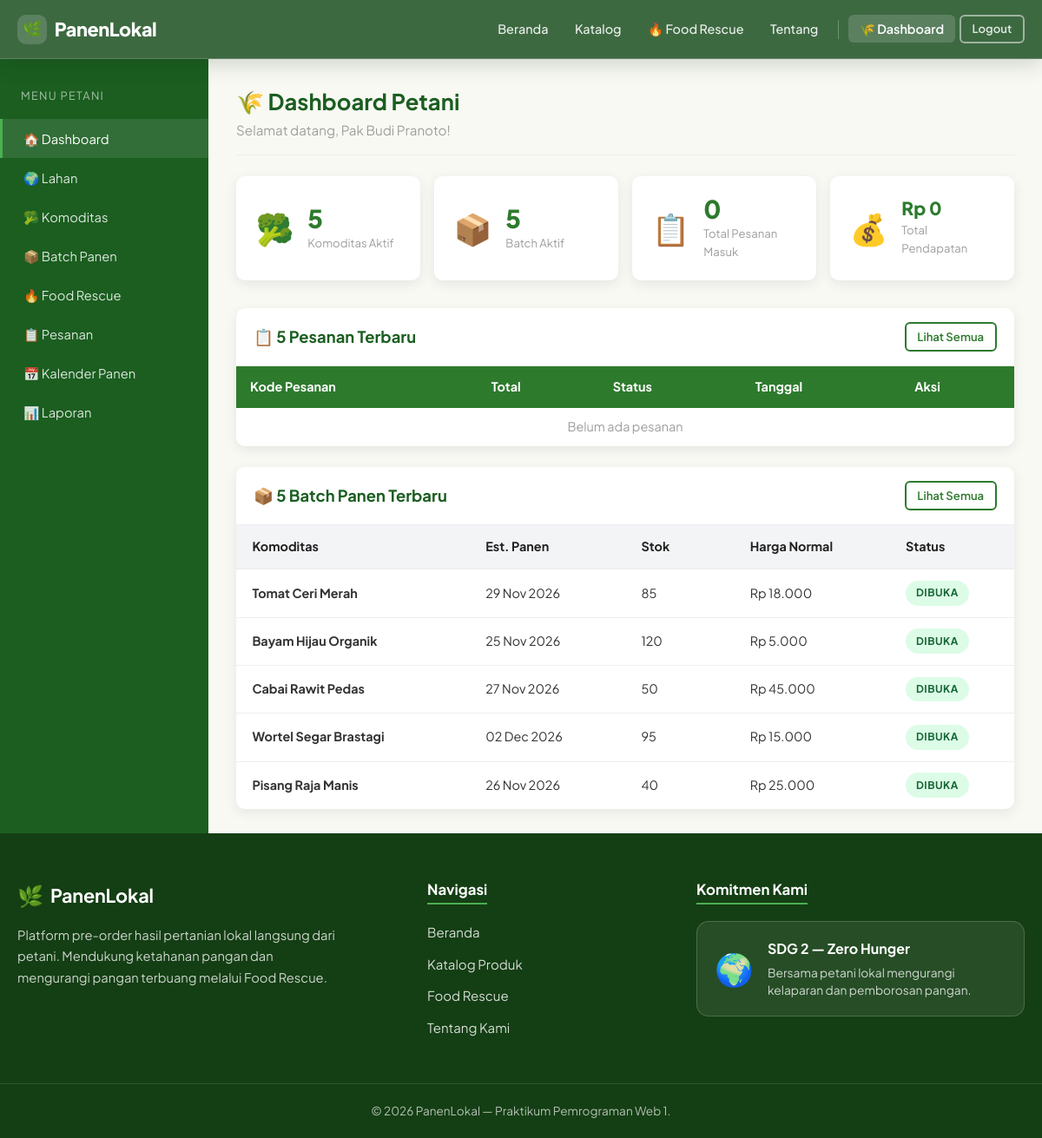
Screenshot of /petani/index.php (signed in) with the database file from the repository.
### tables this page shows
CREATE TABLE IF NOT EXISTS harvest_batches (
    id BIGINT UNSIGNED AUTO_INCREMENT PRIMARY KEY,
    commodity_id BIGINT UNSIGNED NOT NULL,
    land_id BIGINT UNSIGNED NULL,
    tanggal_estimasi_panen DATE NOT NULL,
    estimasi_jumlah DECIMAL(10,2) NOT NULL,
    stok_tersedia DECIMAL(10,2) NOT NULL,
    harga_normal DECIMAL(12,2) NOT NULL,
    rescue_aktif TINYINT(1) NOT NULL DEFAULT 0,
    harga_rescue DECIMAL(12,2) NULL,
    batas_rescue DATETIME NULL,
    status_batch ENUM('dibuka','siap_panen','habis','ditutup','dibatalkan') NOT NULL DEFAULT 'dibuka',
    created_at TIMESTAMP NOT NULL DEFAULT CURRENT_TIMESTAMP,
    updated_at TIMESTAMP NOT NULL DEFAULT CURRENT_TIMESTAMP ON UPDATE CURRENT_TIMESTAMP,
    INDEX idx_batches_commodity (commodity_id),
    INDEX idx_batches_land (land_id),
    INDEX idx_batches_status_date (status_batch, tanggal_estimasi_panen),
    INDEX idx_batches_rescue (rescue_aktif, batas_rescue),
    CONSTRAINT fk_batches_commodity FOREIGN KEY (commodity_id) REFERENCES commodities(id) ON UPDATE CASCADE ON DELETE RESTRICT,
    CONSTRAINT fk_batches_land FOREIGN KEY (land_id) REFERENCES lands(id) ON UPDATE CASCADE ON DELETE SET NULL
);

CREATE TABLE IF NOT EXISTS commodities (
    id BIGINT UNSIGNED AUTO_INCREMENT PRIMARY KEY,
    farmer_id BIGINT UNSIGNED NOT NULL,
    nama VARCHAR(120) NOT NULL,
    kategori VARCHAR(60) NOT NULL,
    deskripsi TEXT NULL,
    satuan VARCHAR(20) NOT NULL DEFAULT 'kg',
    gambar VARCHAR(255) NULL,
    status_komoditas ENUM('aktif','nonaktif') NOT NULL DEFAULT 'aktif',
    created_at TIMESTAMP NOT NULL DEFAULT CURRENT_TIMESTAMP,
    updated_at TIMESTAMP NOT NULL DEFAULT CURRENT_TIMESTAMP ON UPDATE CURRENT_TIMESTAMP,
    INDEX idx_commodities_farmer (farmer_id),
    INDEX idx_commodities_status (status_komoditas),
    CONSTRAINT fk_commodities_farmer FOREIGN KEY (farmer_id) REFERENCES farmer_profiles(id) ON UPDATE CASCADE ON DELETE RESTRICT
);

### includes/functions.php (called while the page is built, shortened)
<?php
function format_rupiah($angka) {
    return 'Rp ' . number_format((float)$angka, 0, ',', '.');
}
function sanitize($str) {
    return htmlspecialchars((string)$str, ENT_QUOTES, 'UTF-8');
}
function format_tanggal($tanggal, $format = 'd M Y') {
    return date($format, strtotime($tanggal));
}
function get_farmer_profile($conn, $user_id) {
    $stmt = $conn->prepare("SELECT id, nama_usaha, status_verifikasi FROM farmer_profiles WHERE user_id = ?");
    $stmt->bind_param("i", $user_id);
    $stmt->execute();
    $fp = $stmt->get_result()->fetch_assoc();
    return $fp ?: ['id' => 0, 'nama_usaha' => '', 'status_verifikasi' => 'menunggu'];
}
?>

### petani/index.php (the view, shortened to what this page needs)
<?php
require_once __DIR__ . '/../config/koneksi.php';
require_once __DIR__ . '/../includes/functions.php';
$fp = get_farmer_profile($conn, $_SESSION['user_id']);
$farmer_id = $fp['id'];
$stmt = $conn->prepare("SELECT COUNT(*) as total FROM commodities WHERE farmer_id = ? AND status_komoditas = 'aktif'");
$stmt->bind_param("i", $farmer_id);
$stmt->execute();
$total_komoditas = $stmt->get_result()->fetch_assoc()['total'] ?? 0;
$stmt = $conn->prepare("SELECT COUNT(*) as total FROM harvest_batches hb JOIN commodities c ON hb.commodity_id = c.id WHERE c.farmer_id = ? AND hb.status_batch = 'dibuka'");
$stmt->bind_param("i", $farmer_id);
$stmt->execute();
$total_batch = $stmt->get_result()->fetch_assoc()['total'] ?? 0;
$stmt = $conn->prepare("
    SELECT COUNT(DISTINCT o.id) as total
    FROM orders o
    JOIN order_items oi ON oi.order_id = o.id
    JOIN harvest_batches hb ON oi.batch_id = hb.id
    JOIN commodities c ON hb.commodity_id = c.id
    WHERE c.farmer_id = ? AND o.status != 'dibatalkan'
");
$stmt->bind_param("i", $farmer_id);
$stmt->execute();
$total_pesanan = $stmt->get_result()->fetch_assoc()['total'] ?? 0;
$stmt = $conn->prepare("
    SELECT COALESCE(SUM(oi.quantity * oi.harga_satuan), 0) as total
    FROM orders o
    JOIN order_items oi ON oi.order_id = o.id
    JOIN harvest_batches hb ON oi.batch_id = hb.id
    JOIN commodities c ON hb.commodity_id = c.id
    WHERE c.farmer_id = ? AND o.status = 'selesai'
");
$stmt->bind_param("i", $farmer_id);
$stmt->execute();
$total_pendapatan = $stmt->get_result()->fetch_assoc()['total'] ?? 0;
$stmt = $conn->prepare("
    SELECT o.kode_pesanan, o.total_amount, o.status, o.tanggal_pesanan, o.id
    FROM orders o
    JOIN order_items oi ON oi.order_id = o.id
    JOIN harvest_batches hb ON oi.batch_id = hb.id
    JOIN commodities c ON hb.commodity_id = c.id
    WHERE c.farmer_id = ?
    GROUP BY o.id, o.kode_pesanan, o.total_amount, o.status, o.tanggal_pesanan
    ORDER BY o.tanggal_pesanan DESC
    LIMIT 5
");
$stmt->bind_param("i", $farmer_id);
$stmt->execute();
$pesanan_terbaru = $stmt->get_result()->fetch_all(MYSQLI_ASSOC);
$stmt = $conn->prepare("
    SELECT hb.id, c.nama AS komoditas, hb.tanggal_estimasi_panen, hb.stok_tersedia, hb.harga_normal, hb.status_batch
    FROM harvest_batches hb
    JOIN commodities c ON hb.commodity_id = c.id
    WHERE c.farmer_id = ?
    ORDER BY hb.created_at DESC
    LIMIT 5
");
$stmt->bind_param("i", $farmer_id);
$stmt->execute();
$batch_terbaru = $stmt->get_result()->fetch_all(MYSQLI_ASSOC);
require_once __DIR__ . '/../includes/header.php';
require_once __DIR__ . '/../includes/navbar.php';
?>
<div class="dashboard-layout">
  <aside class="sidebar">
    <div class="sidebar-title">Menu Petani</div>
    <ul class="sidebar-menu">
      <li><a href="<?= BASE_URL ?>/petani/index.php" class="active">🏠 Dashboard</a></li>
      <li><a href="<?= BASE_URL ?>/petani/lahan.php">🌍 Lahan</a></li>
      <li><a href="<?= BASE_URL ?>/petani/komoditas.php">🥦 Komoditas</a></li>
      <li><a href="<?= BASE_URL ?>/petani/batch_panen.php">📦 Batch Panen</a></li>
      <li><a href="<?= BASE_URL ?>/petani/kelola_rescue.php">🔥 Food Rescue</a></li>
      <li><a href="<?= BASE_URL ?>/petani/pesanan.php">📋 Pesanan</a></li>
      <li><a href="<?= BASE_URL ?>/petani/kalender_panen.php">📅 Kalender Panen</a></li>
      <li><a href="<?= BASE_URL ?>/petani/laporan.php">📊 Laporan</a></li>
    </ul>
  </aside>
  <main class="dashboard-main">
    <div class="dashboard-header">
      <h1 class="page-title">🌾 Dashboard Petani</h1>
      <p class="page-subtitle">Selamat datang, <?= sanitize($_SESSION['nama'] ?? 'Petani') ?>!</p>
    </div>
    <div class="stats-grid stat-cards">
      <div class="stat-card">
        <div class="stat-icon">🥦</div>
        <div class="stat-info">
          <div class="stat-value"><?= sanitize($total_komoditas) ?></div>
          <div class="stat-label">Komoditas Aktif</div>
        </div>
      </div>
      <div class="stat-card">
        <div class="stat-icon">📦</div>
        <div class="stat-info">
          <div class="stat-value"><?= sanitize($total_batch) ?></div>
          <div class="stat-label">Batch Aktif</div>
        </div>
      </div>
      <div class="stat-card">
        <div class="stat-icon">📋</div>
        <div class="stat-info">
          <div class="stat-value"><?= sanitize($total_pesanan) ?></div>
          <div class="stat-label">Total Pesanan Masuk</div>
        </div>
      </div>
      <div class="stat-card">
        <div class="stat-icon">💰</div>
        <div class="stat-info">
          <div class="stat-value" style="font-size:1.3rem;"><?= format_rupiah($total_pendapatan) ?></div>
          <div class="stat-label">Total Pendapatan</div>
        </div>
      </div>
    </div>
    <div class="dashboard-tables">
      <section class="table-card table-section">
        <div class="section-header">
          <h2>📋 5 Pesanan Terbaru</h2>
          <a href="<?= BASE_URL ?>/petani/pesanan.php" class="btn btn-sm btn-outline-primary">Lihat Semua</a>
        </div>
        <div class="table-responsive">
          <table class="data-table">
            <thead>
              <tr>
                <th>Kode Pesanan</th>
                <th>Total</th>
                <th>Status</th>
                <th>Tanggal</th>
                <th>Aksi</th>
              </tr>
            </thead>
            <tbody>
              <?php if (empty($pesanan_terbaru)): ?>
              <tr><td colspan="5" class="text-center text-muted">Belum ada pesanan</td></tr>
              <?php endif; ?>
            </tbody>
          </table>
        </div>
      </section>
      <section class="table-card table-section">
        <div class="section-header">
          <h2>📦 5 Batch Panen Terbaru</h2>
          <a href="<?= BASE_URL ?>/petani/batch_panen.php" class="btn btn-sm btn-outline-primary">Lihat Semua</a>
        </div>
        <div class="table-responsive">
          <table class="data-table batch-summary-table">
            <thead>
              <tr>
                <th>Komoditas</th>
                <th>Est. Panen</th>
                <th>Stok</th>
                <th>Harga Normal</th>
                <th>Status</th>
              </tr>
            </thead>
            <tbody>
              <?php if (empty($batch_terbaru)): ?>
              <tr><td colspan="5" class="text-center text-muted">Belum ada batch panen</td></tr>
              <?php else: ?>
              <?php
              $batch_badge_map = [
                  'dibuka'     => 'badge-batch-dibuka',
                  'siap_panen' => 'badge-info',
                  'habis'      => 'badge-warning',
                  'ditutup'    => 'badge-secondary',
                  'dibatalkan' => 'badge-danger',
              ];
              foreach ($batch_terbaru as $b):
                  $b_cls = $batch_badge_map[$b['status_batch']] ?? 'badge-secondary';
              ?>
              <tr>
                <td><strong><?= sanitize($b['komoditas']) ?></strong></td>
                <td><?= format_tanggal($b['tanggal_estimasi_panen']) ?></td>
                <td><?= (float)$b['stok_tersedia'] ?></td>
                <td><?= format_rupiah($b['harga_normal']) ?></td>
                <td><span class="badge <?= $b_cls ?>"><?= sanitize(ucfirst(str_replace('_', ' ', $b['status_batch']))) ?></span></td>
              </tr>
              <?php endforeach; ?>
              <?php endif; ?>
            </tbody>
          </table>
        </div>
      </section>
    </div>
  </main>
</div>
<?php require_once __DIR__ . '/../includes/footer.php'; ?>

### rows the page displays
harvest_batches: commodity.nama "Tomat Ceri Merah", tanggal_estimasi_panen "29 Nov 2026", stok_tersedia "85", harga_normal "Rp 18.000", status_batch "DIBUKA"
harvest_batches: commodity.nama "Bayam Hijau Organik", tanggal_estimasi_panen "25 Nov 2026", stok_tersedia "120", harga_normal "Rp 5.000", status_batch "DIBUKA"
harvest_batches: commodity.nama "Cabai Rawit Pedas", tanggal_estimasi_panen "27 Nov 2026", stok_tersedia "50", harga_normal "Rp 45.000", status_batch "DIBUKA"
harvest_batches: commodity.nama "Wortel Segar Brastagi", tanggal_estimasi_panen "02 Dec 2026", stok_tersedia "95", harga_normal "Rp 15.000", status_batch "DIBUKA"
harvest_batches: commodity.nama "Pisang Raja Manis", tanggal_estimasi_panen "26 Nov 2026", stok_tersedia "40", harga_normal "Rp 25.000", status_batch "DIBUKA"

### other values shown
$_SESSION['nama'] "Pak Budi Pranoto"
$total_komoditas "5"
$total_batch "5"
$total_pesanan "0"
format_rupiah($total_pendapatan) "Rp 0"
